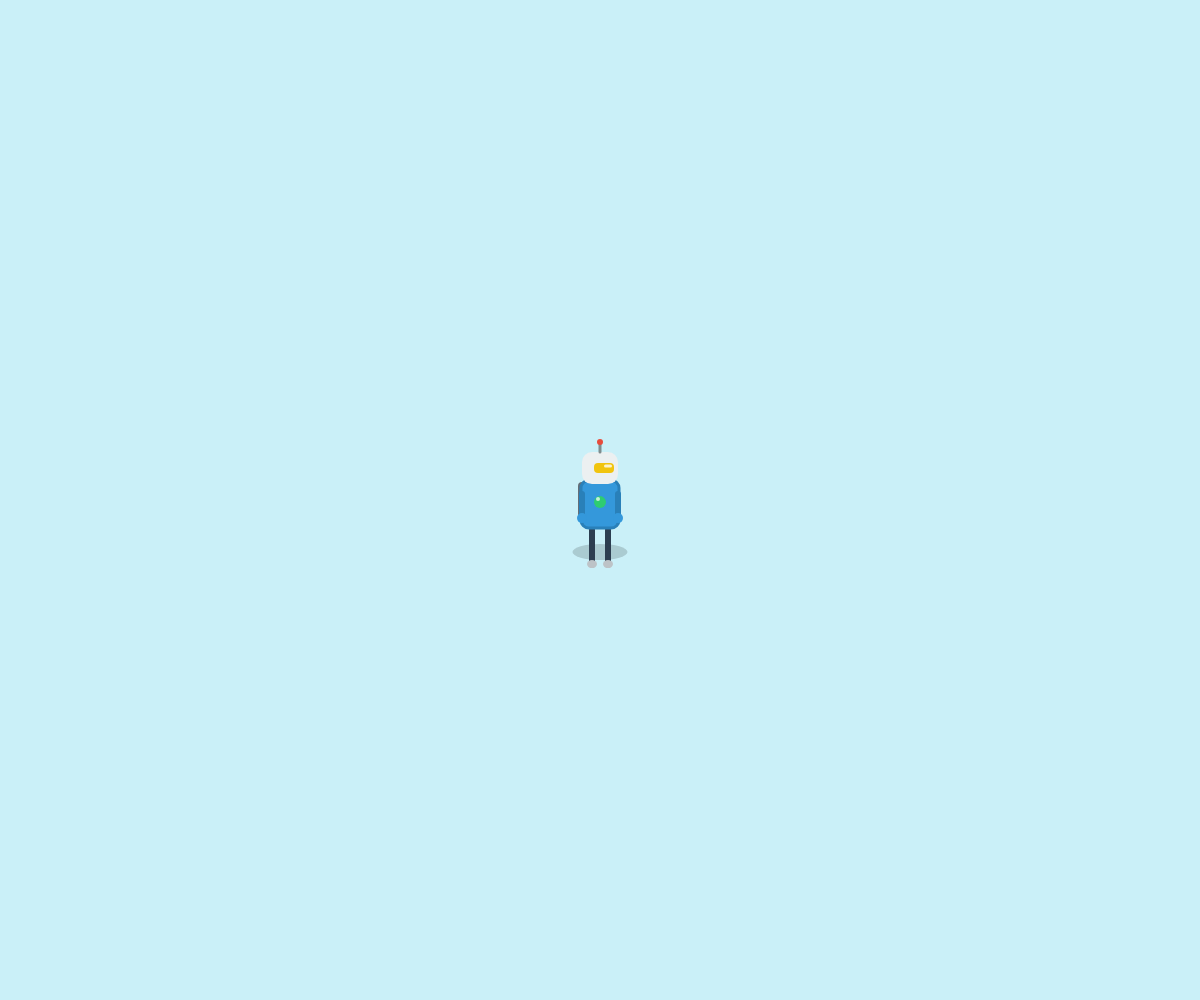
Frame 1 (no input)
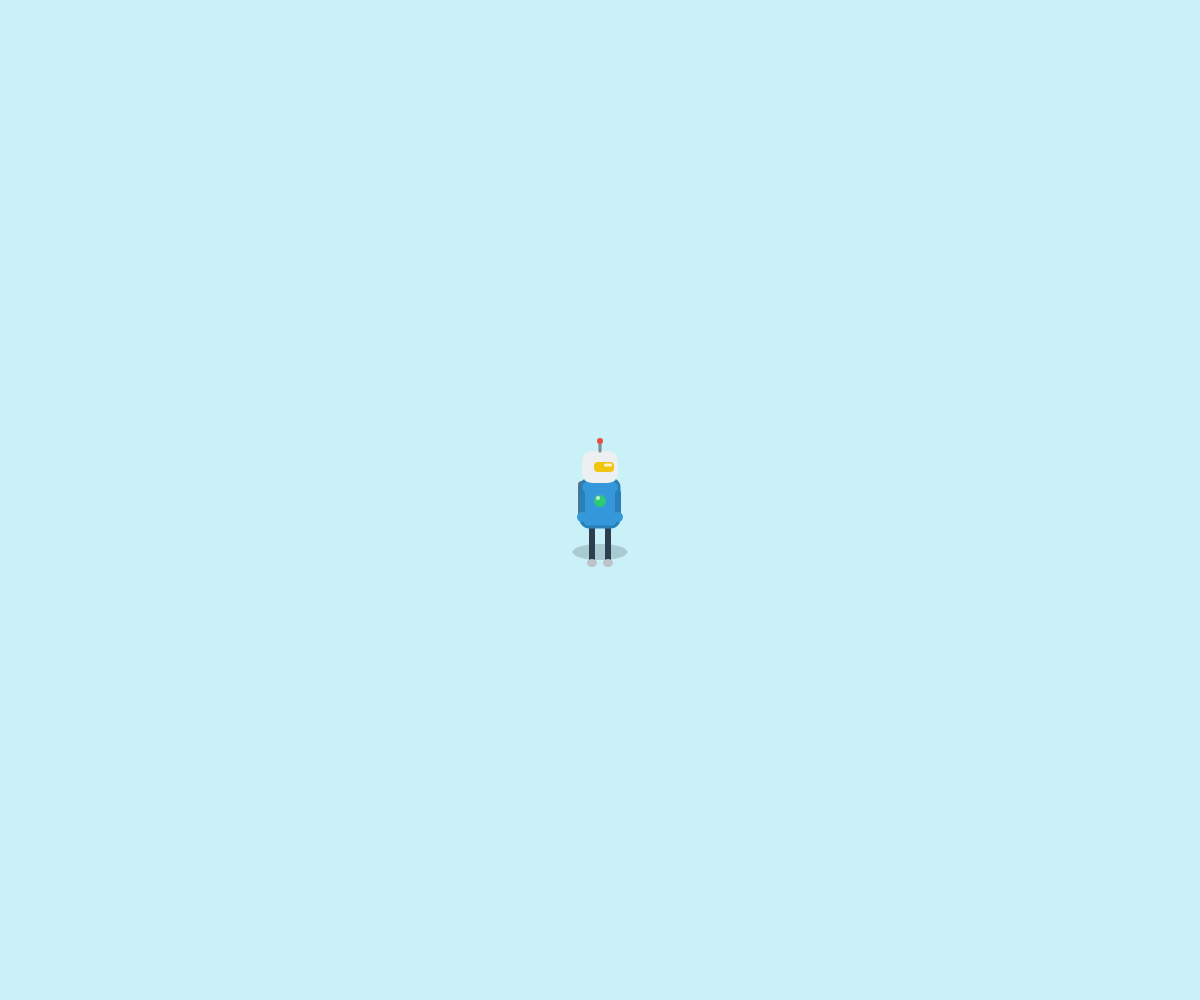
Frame 60 (no input)
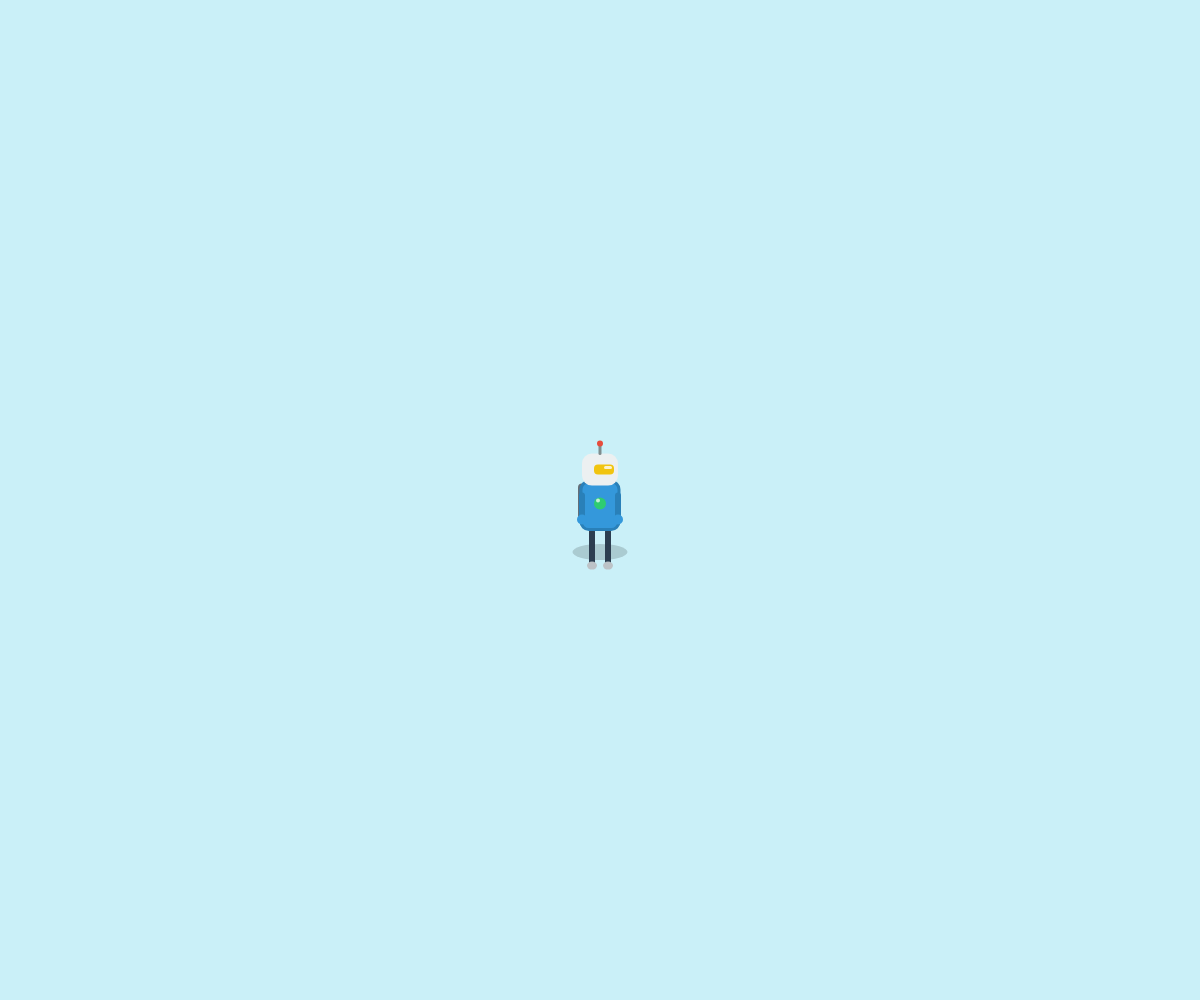
Frame 120 (the mouse pressed at the canvas centre since frame 60)

The p5.js sketch that drew these frames (run headless with seeded random() and noise() and a simulated clock; from frame 60 on, the mouse is pressed at the canvas centre):

// p5.js sketch
// ── sketch.js
// 宣告角色位置與移動變數
let posX;                 // 角色的 X 軸位置
let posY;                 // 角色的 Y 軸位置
let moveSpeed = 4.5;      // 角色的移動速度
let isFacingLeft = false; // 角色朝向（false: 朝右, true: 朝左）
let animTimer = 0;        // 動畫計時器

function setup() {
  // 建立全螢幕畫布
  createCanvas(windowWidth, windowHeight);
  
  // 設定矩形與形狀的繪製基準點為中心
  rectMode(CENTER);
  ellipseMode(CENTER);

  // 初始化角色位置在畫面正中央
  posX = width / 2;
  posY = height / 2;
}

function draw() {
  // 設定背景顏色為 #caf0f8
  background('#caf0f8');

  // 記錄目前是否正在走路
  let isWalking = false;

  // 判斷鍵盤按鍵狀態
  if (keyIsDown(RIGHT_ARROW)) {
    posX += moveSpeed;
    isFacingLeft = false;
    isWalking = true;
  } else if (keyIsDown(LEFT_ARROW)) {
    posX -= moveSpeed;
    isFacingLeft = true;
    isWalking = true;
  }

  // 如果正在走路，加快動畫計時器；若沒走路則用較慢頻率模擬呼吸
  if (isWalking) {
    animTimer += 0.2;
  } else {
    animTimer += 0.03;
  }

  // 繪製複合式幾何角色
  drawComplexCharacter(isWalking);
}

// 繪製複雜幾何角色的自訂函式
function drawComplexCharacter(isWalking) {
  push(); // 儲存目前的畫布座標狀態
  translate(posX, posY); // 將畫布原點移動至角色位置

  if (isFacingLeft) {
    scale(-1, 1); // 左右轉向鏡像翻轉
  }

  // 動態數值計算（走路時上下起伏、肢體擺動幅度更大）
  let bounce = isWalking ? sin(animTimer * 6) * 8 : sin(animTimer * 2) * 2;
  let bodyTilt = isWalking ? sin(animTimer * 6) * 0.1 : 0; // 走路時身體微幅傾斜
  let armSwing = isWalking ? sin(animTimer * 6) * 0.8 : 0;  // 手臂前後擺動
  let legAngle = isWalking ? sin(animTimer * 6) * 0.7 : 0;  // 雙腳交替跨步

  // 1. 繪製底部動態陰影
  noStroke();
  fill(0, 0, 0, 40);
  let shadowScale = isWalking ? 1 - abs(sin(animTimer * 6)) * 0.2 : 1;
  ellipse(0, 52, 55 * shadowScale, 16 * shadowScale);

  // 套用身體傾斜角度
  rotate(bodyTilt);

  // 2. 繪製背部噴射背包（科技感幾何）
  fill(100, 110, 120);
  rect(-14, 0 + bounce, 16, 36, 4);
  fill(231, 76, 60); // 噴射口火光
  if (isWalking) {
    ellipse(-14, 20 + bounce, 10 + random(4), 14 + random(6));
  }

  // 3. 繪製雙腿與關節
  strokeWeight(6);
  stroke(44, 62, 80);

  // 左腳（後腳）
  push();
  translate(-8, 30 + bounce);
  rotate(-legAngle);
  line(0, 0, 0, 16); // 大腿
  translate(0, 16);
  rotate(abs(legAngle) * 0.5);
  line(0, 0, 0, 16); // 小腿
  noStroke();
  fill(189, 195, 199);
  ellipse(0, 18, 10, 8); // 鞋子
  pop();

  // 右腳（前腳）
  push();
  translate(8, 30 + bounce);
  rotate(legAngle);
  line(0, 0, 0, 16);
  translate(0, 16);
  rotate(abs(legAngle) * 0.5);
  line(0, 0, 0, 16);
  noStroke();
  fill(189, 195, 199);
  ellipse(0, 18, 10, 8);
  pop();

  // 4. 繪製主軀幹（多層次幾何裝甲）
  stroke(41, 128, 185);
  strokeWeight(3);
  fill(52, 152, 219);
  rect(0, 4 + bounce, 38, 48, 8); // 身體主體

  // 胸前核心能源指示燈
  noStroke();
  fill(46, 204, 113);
  ellipse(0, 2 + bounce, 12, 12);
  fill(255, 255, 255, 180);
  ellipse(-2, -1 + bounce, 4, 4); // 高光

  // 5. 繪製雙臂與肩膀
  stroke(41, 128, 185);
  strokeWeight(6);

  // 左臂（後方）
  push();
  translate(-18, -6 + bounce);
  rotate(-armSwing);
  line(0, 0, 0, 22);
  noStroke();
  fill(52, 152, 219);
  ellipse(0, 24, 10, 10); // 手掌
  pop();

  // 右臂（前方）
  push();
  translate(18, -6 + bounce);
  rotate(armSwing);
  line(0, 0, 0, 22);
  noStroke();
  fill(52, 152, 219);
  ellipse(0, 24, 10, 10);
  pop();

  // 6. 繪製頭部與面罩
  noStroke();
  fill(236, 240, 241); // 頭盔外殼
  rect(0, -32 + bounce, 36, 32, 10);

  // 科技感發光面罩
  fill(241, 196, 15);
  rect(4, -32 + bounce, 20, 10, 4);

  // 面罩光澤
  fill(255, 255, 255, 200);
  rect(8, -34 + bounce, 8, 3, 2);

  // 頭頂天線
  stroke(127, 140, 141);
  strokeWeight(3);
  line(0, -48 + bounce, 0, -56 + bounce);
  noStroke();
  fill(231, 76, 60);
  ellipse(0, -58 + bounce, 6, 6); // 天線紅燈

  pop(); // 恢復畫布狀態
}

// 當瀏覽器視窗大小改變時自動調整畫布尺寸
function windowResized() {
  resizeCanvas(windowWidth, windowHeight);
}
